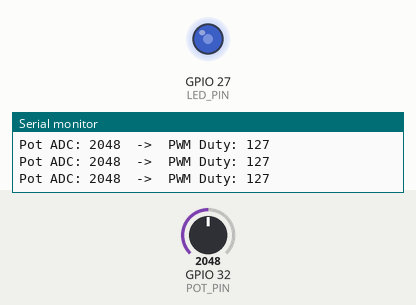
The sketch below on a simulated ESP32. Parts: output pins drawn as LEDs (lit = HIGH), the last lines printed to the serial monitor. The test bench sets the inputs (shaded band); at power-on: GPIO 32 (POT_PIN) = 2048 (analog values on the 0–4095 scale).

Above: at 1.2 s.
1.3 s: GPIO 32 (POT_PIN) set to 2866
At 1.9 s:
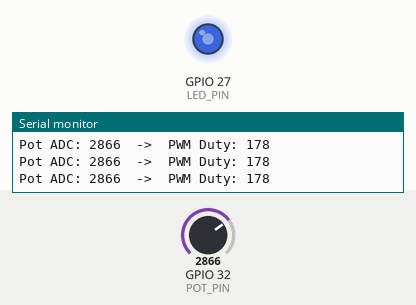
2.8 s: GPIO 32 (POT_PIN) set to 3603
At 3.9 s:
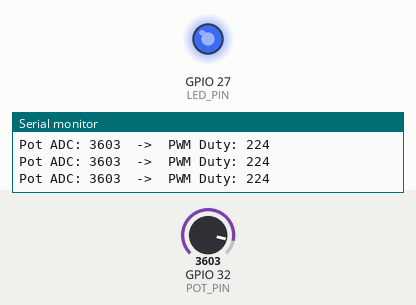
4.3 s: GPIO 32 (POT_PIN) set to 491
At 4.8 s:
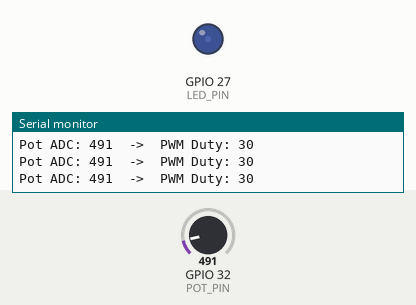
5.8 s: GPIO 32 (POT_PIN) set to 0
At 6.5 s:
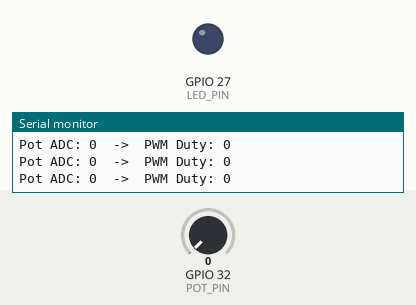
7.3 s: GPIO 32 (POT_PIN) set to 2047
At 8.6 s:
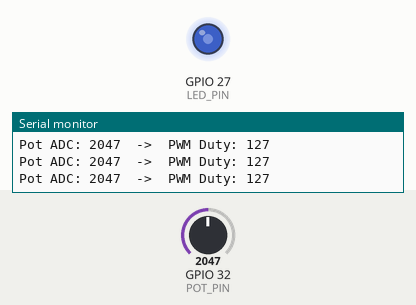
Timing chart, 0 to 9.8 s (numbered marks = the images above; inputs shaded):
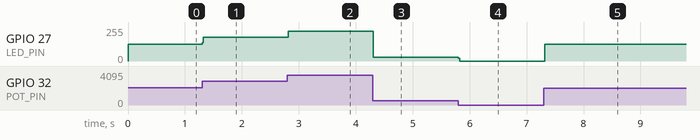

Measured:
- after the input at 1.3 s, GPIO 27 (LED_PIN): 127/255 → 177/255 at once
- after the input at 2.8 s, GPIO 27 (LED_PIN): 177/255 → 223/255 at once
- after the input at 4.3 s, GPIO 27 (LED_PIN): 223/255 → 30/255 at once
- after the input at 5.8 s, GPIO 27 (LED_PIN): 30/255 → 0/255 at once
- after the input at 7.3 s, GPIO 27 (LED_PIN): 0/255 → 127/255 at once

The sketch:

esp32_pot_led_dimming.ino
```cpp
/*
  ESP32 - Potentiometer Controlled LED Dimmer
  ------------------------------------------------------
  Reads an analog value from a potentiometer and uses it to control
  the brightness of an LED via PWM (LEDC peripheral). Includes ADC
  oversampling + deadband filtering to prevent flicker from noise.

  Wiring:
    Potentiometer:
      Left/Right outer leg -> 3V3
      Other outer leg      -> GND
      Middle leg (wiper)   -> GPIO32 (ADC1_CH6, input-only, safe for ADC)

    LED:
      Anode (long leg)    -> 220 ohm resistor -> GPIO25
      Cathode (short leg) -> GND

  Requirements:
    - Arduino-ESP32 core v3.x (uses ledcAttach/ledcWrite API).
      For core v2.x, see the commented alternative in setup()/loop().
    - Board: "ESP32 Dev Module" (or matching your actual board)
*/

// ---------- Pin Definitions ----------
const int POT_PIN = 32;   // Potentiometer wiper (ADC1_CH6, input-only)
const int LED_PIN  = 27;  // LED, PWM-capable output pin

// ---------- ADC Settings ----------
const int ADC_RESOLUTION_BITS = 12;     // ESP32 ADC: 0-4095
const int ADC_MAX_VALUE       = 4095;

// ---------- PWM (LEDC) Settings ----------
const int PWM_FREQ            = 5000;   // 5 kHz - well above visible flicker
const int PWM_RESOLUTION_BITS = 8;      // 8-bit -> duty cycle 0-255
const int PWM_MAX_DUTY        = 255;

// ---------- Noise Filtering Settings ----------
const int NUM_SAMPLES  = 20;   // ADC reads averaged together per loop
const int DEADBAND      = 2;   // ignore duty changes smaller than this
int lastDutyCycle       = -1;  // -1 forces the first loop to always write

void setup() {
  Serial.begin(115200);

  // Explicitly set ADC resolution (defaults to 12-bit on ESP32, but
  // being explicit avoids surprises if the core default ever changes)
  analogReadResolution(ADC_RESOLUTION_BITS);

  pinMode(POT_PIN, INPUT);

  // --- Arduino-ESP32 core v3.x style (recommended) ---
  ledcAttach(LED_PIN, PWM_FREQ, PWM_RESOLUTION_BITS);

  // --- Core v2.x alternative (uncomment if needed, comment line above):
  // ledcSetup(0, PWM_FREQ, PWM_RESOLUTION_BITS);
  // ledcAttachPin(LED_PIN, 0);
}

void loop() {
  // --- Oversample the ADC to cancel out electrical noise ---
  long total = 0;
  for (int i = 0; i < NUM_SAMPLES; i++) {
    total += analogRead(POT_PIN);
    delayMicroseconds(100); // brief gap between samples
  }
  int potValue = total / NUM_SAMPLES; // averaged 0-4095 value

  // Map the averaged ADC value to a PWM duty cycle (0-255)
  int dutyCycle = map(potValue, 0, ADC_MAX_VALUE, 0, PWM_MAX_DUTY);
  dutyCycle = constrain(dutyCycle, 0, PWM_MAX_DUTY); // safety clamp

  // --- Deadband filtering: only update the LED on a real change ---
  // lastDutyCycle starts at -1, so the very first loop always writes.
  // Endpoints (0 and 255) always pass through immediately so the LED
  // reliably reaches fully off / fully on at the ends of the pot's travel.
  bool changedEnough = abs(dutyCycle - lastDutyCycle) > DEADBAND;
  bool isEndpoint     = (dutyCycle == 0 || dutyCycle == PWM_MAX_DUTY);

  if (changedEnough || isEndpoint) {
    ledcWrite(LED_PIN, dutyCycle);   // v3.x core
    // ledcWrite(0, dutyCycle);      // v2.x core, use instead

    lastDutyCycle = dutyCycle;
  }

  // Debug output
  Serial.print("Pot ADC: ");
  Serial.print(potValue);
  Serial.print("  ->  PWM Duty: ");
  Serial.println(dutyCycle);

  delay(20);
}
 
```
